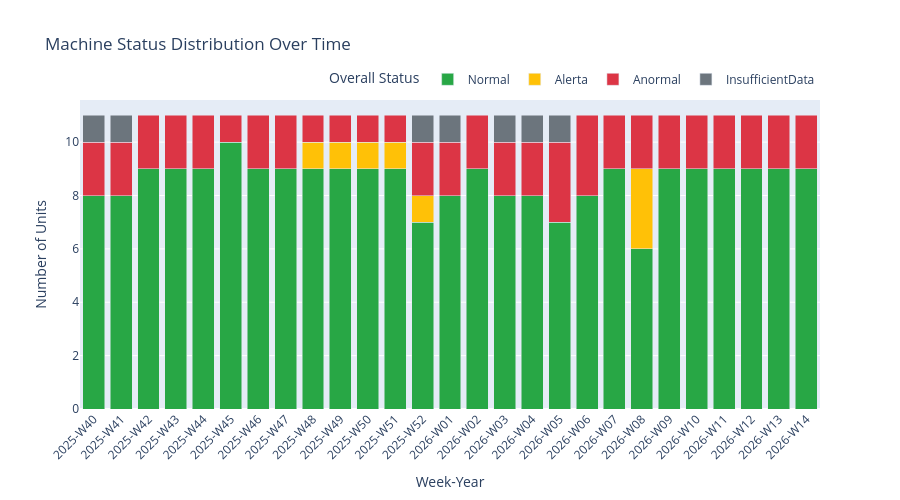

Notebook source saved alongside this figure:
### Code cell
# Visualization 1: Machine Status Distribution Over Time
print("Creating Machine Status Distribution chart...")

machine_status_counts = machine_status_df.groupby(['week_label', 'overall_status']).size().reset_index(name='count')

# Define color mapping
status_colors = {
    'Normal': '#28a745',      # Green
    'Alerta': '#ffc107',      # Yellow/Orange
    'Anormal': '#dc3545',     # Red
    'InsufficientData': '#6c757d'  # Gray
}

fig_machines = px.bar(
    machine_status_counts,
    x='week_label',
    y='count',
    color='overall_status',
    title='Machine Status Distribution Over Time',
    labels={
        'week_label': 'Week-Year',
        'count': 'Number of Units',
        'overall_status': 'Overall Status'
    },
    color_discrete_map=status_colors,
    category_orders={'overall_status': ['Normal', 'Alerta', 'Anormal', 'InsufficientData']},
    barmode='stack',
    height=500
)

fig_machines.update_layout(
    xaxis_tickangle=-45,
    font=dict(size=12),
    legend=dict(orientation="h", yanchor="bottom", y=1.02, xanchor="right", x=1)
)

fig_machines.show()
print("✓ Machine status chart created")

### Figure 1 — Plotly figure (JSON) as saved in the notebook; plotly's stock layout.template omitted (floating-point values rounded to 4 significant figures)
{"data": [{"hovertemplate": "Overall Status=Normal<br>Week-Year=%{x}<br>Number of Units=%{y}<extra></extra>", "legendgroup": "Normal", "marker": {"color": "#28a745", "pattern": {"shape": ""}}, "name": "Normal", "orientation": "v", "showlegend": true, "textposition": "auto", "type": "bar", "x": ["2025-W40", "2025-W41", "2025-W42", "2025-W43", "2025-W44", "2025-W45", "2025-W46", "2025-W47", "2025-W48", "2025-W49", "2025-W50", "2025-W51", "2025-W52", "2026-W01", "2026-W02", "2026-W03", "2026-W04", "2026-W05", "2026-W06", "2026-W07", "2026-W08", "2026-W09", "2026-W10", "2026-W11", "2026-W12", "2026-W13", "2026-W14"], "xaxis": "x", "y": [8, 8, 9, 9, 9, 10, 9, 9, 9, 9, 9, 9, 7, 8, 9, 8, 8, 7, 8, 9, 6, 9, 9, 9, 9, 9, 9], "yaxis": "y"}, {"hovertemplate": "Overall Status=Alerta<br>Week-Year=%{x}<br>Number of Units=%{y}<extra></extra>", "legendgroup": "Alerta", "marker": {"color": "#ffc107", "pattern": {"shape": ""}}, "name": "Alerta", "orientation": "v", "showlegend": true, "textposition": "auto", "type": "bar", "x": ["2025-W48", "2025-W49", "2025-W50", "2025-W51", "2025-W52", "2026-W08"], "xaxis": "x", "y": [1, 1, 1, 1, 1, 3], "yaxis": "y"}, {"hovertemplate": "Overall Status=Anormal<br>Week-Year=%{x}<br>Number of Units=%{y}<extra></extra>", "legendgroup": "Anormal", "marker": {"color": "#dc3545", "pattern": {"shape": ""}}, "name": "Anormal", "orientation": "v", "showlegend": true, "textposition": "auto", "type": "bar", "x": ["2025-W40", "2025-W41", "2025-W42", "2025-W43", "2025-W44", "2025-W45", "2025-W46", "2025-W47", "2025-W48", "2025-W49", "2025-W50", "2025-W51", "2025-W52", "2026-W01", "2026-W02", "2026-W03", "2026-W04", "2026-W05", "2026-W06", "2026-W07", "2026-W08", "2026-W09", "2026-W10", "2026-W11", "2026-W12", "2026-W13", "2026-W14"], "xaxis": "x", "y": [2, 2, 2, 2, 2, 1, 2, 2, 1, 1, 1, 1, 2, 2, 2, 2, 2, 3, 3, 2, 2, 2, 2, 2, 2, 2, 2], "yaxis": "y"}, {"hovertemplate": "Overall Status=InsufficientData<br>Week-Year=%{x}<br>Number of Units=%{y}<extra></extra>", "legendgroup": "InsufficientData", "marker": {"color": "#6c757d", "pattern": {"shape": ""}}, "name": "InsufficientData", "orientation": "v", "showlegend": true, "textposition": "auto", "type": "bar", "x": ["2025-W40", "2025-W41", "2025-W52", "2026-W01", "2026-W03", "2026-W04", "2026-W05"], "xaxis": "x", "y": [1, 1, 1, 1, 1, 1, 1], "yaxis": "y"}], "layout": {"barmode": "stack", "font": {"size": 12}, "height": 500, "legend": {"orientation": "h", "title": {"text": "Overall Status"}, "tracegroupgap": 0, "x": 1, "xanchor": "right", "y": 1.02, "yanchor": "bottom"}, "title": {"text": "Machine Status Distribution Over Time"}, "xaxis": {"anchor": "y", "domain": [0, 1], "tickangle": -45, "title": {"text": "Week-Year"}}, "yaxis": {"anchor": "x", "domain": [0, 1], "title": {"text": "Number of Units"}}}}
